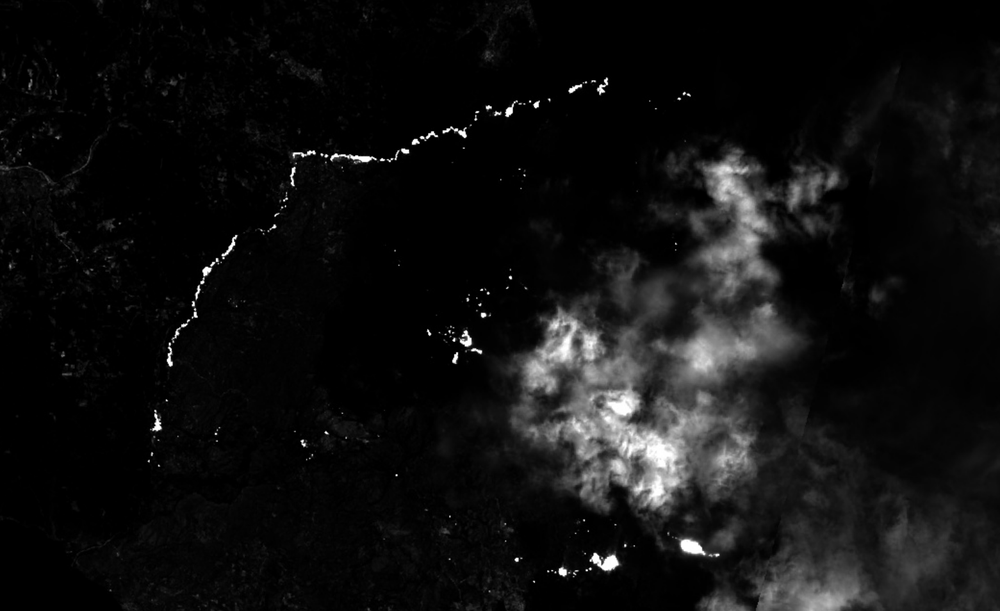
#> input picture gamma.png, 1000 x 611 px, shrunk from 1561 x 954 before the run
$ jupyter execute 'Basic Processing Practices.ipynb'
#> lines starting #> are read from the running program, lines starting #| are printed output that depends on the picture; after the words box and inside, x2 and y2 are one past the last pixel; in counts of white or black regions, pixels touching at a corner belong together
[cell 1]
import numpy as np
import matplotlib.pyplot as plt
import cv2

[cell 2]
image = cv2.imread('gamma.png')
#> image is the input picture: shape (611, 1000, 3); min 0, max 255, mean 15.9
fire = cv2.imread('fire.png')
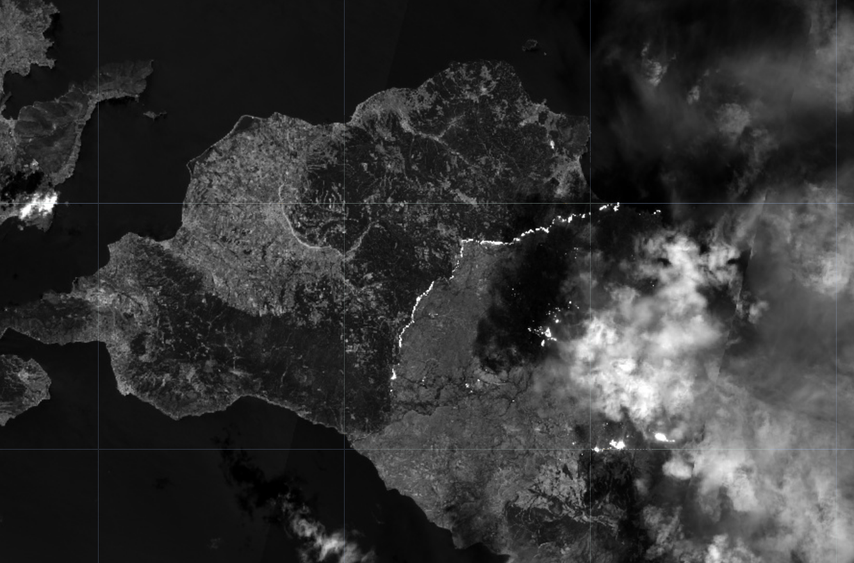
#> input picture fire.png, 854 x 563 px, shrunk from 1333 x 879 before the run
#> fire is the input picture: shape (563, 854, 3); mean B, G, R 51.9, 51.8, 51.8
image = cv2.cvtColor(image, cv2.COLOR_BGR2RGB)
gray = cv2.cvtColor(image, cv2.COLOR_RGB2GRAY)

f, (ax1,ax2) = plt.subplots(1, 2, figsize=(10,5))
ax1.imshow(fire)
ax2.imshow(gray, cmap='gray')
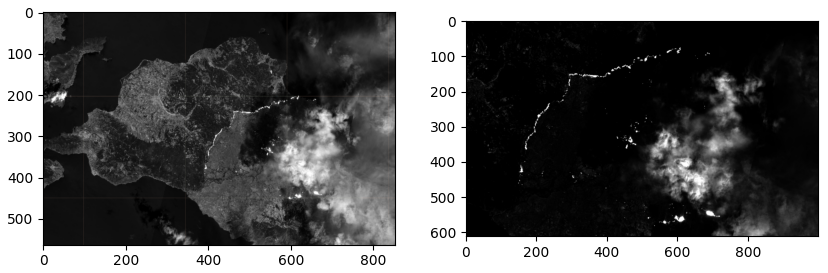
#> figure drawn by matplotlib, 2 panels; B, G, R data is drawn as R, G, B

[cell 3]
# low pass spatial filter
# gaussian filters for blurring
gray_blur = cv2.GaussianBlur(gray, (17, 17), cv2.BORDER_DEFAULT)

f, (ax1,ax2) = plt.subplots(1, 2, figsize=(10,5))
ax1.imshow(gray, cmap='gray')
ax2.imshow(gray_blur, cmap='gray')
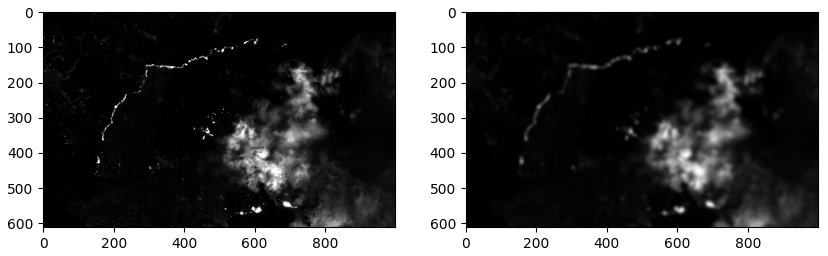
#> figure drawn by matplotlib, 2 panels

[cell 4]
# high pass spatial filters
# sobel filters for edge detection
sobel_y = np.array([[ -1, -2, -1],
                   [ 0, 0, 0],
                   [ 1, 2, 1]])

sobel_x = np.array([[ -1, 0, 1],
                   [ -2, 0, 2],
                   [ -1, 0, 1]])

# Filter the image using filter2D, which has inputs: (grayscale image, bit-depth, kernel)
filtered_image_x = cv2.filter2D(gray, -1, sobel_x)
filtered_image_y = cv2.filter2D(gray, -1, sobel_y)
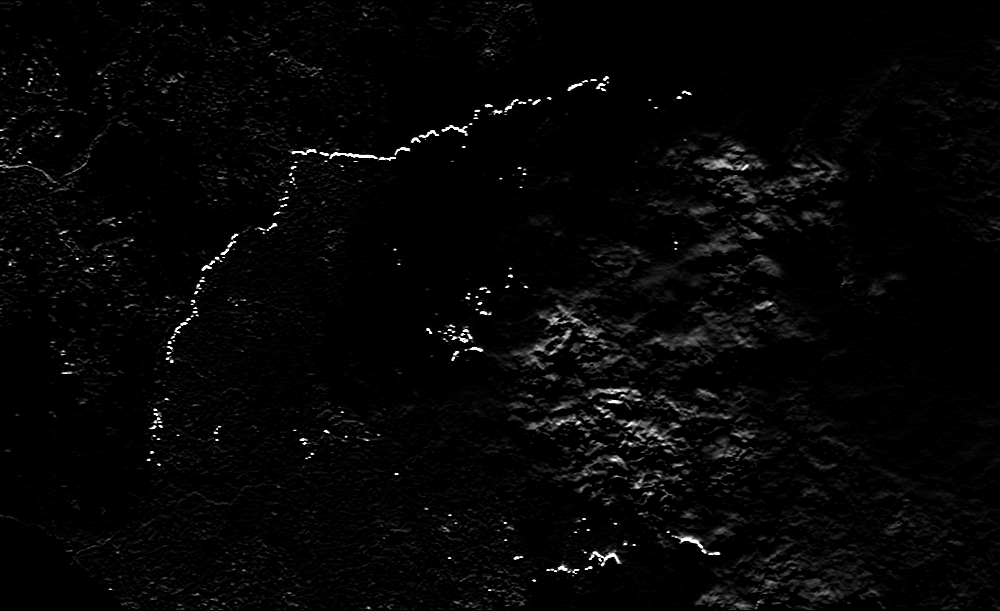
#> filtered_image_y: shape (611, 1000); min 0, max 255, mean 5.8

f, (ax1,ax2) = plt.subplots(1, 2, figsize=(10,5))
ax1.imshow(filtered_image_x, cmap='gray')
ax2.imshow(filtered_image_y, cmap='gray')

[cell 5]
# high pass spatial filter
# canny filter to itensify gradients

wide = cv2.Canny(gray, 30, 100)
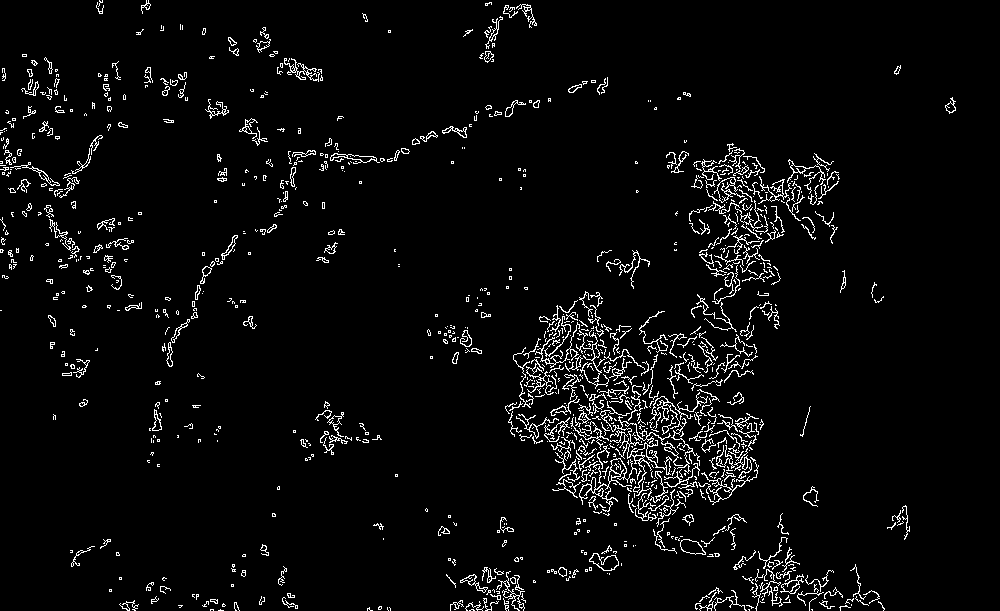
#> wide: shape (611, 1000); 4% white in thin lines or dots
tight = cv2.Canny(gray, 230, 250)
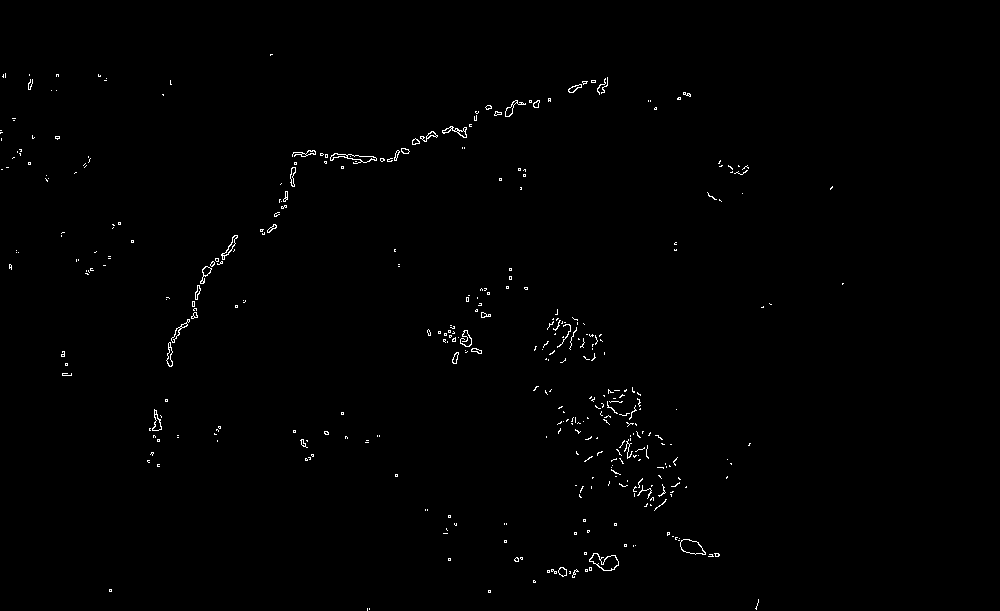
#> tight: shape (611, 1000); 0.64% white in thin lines or dots, all inside (x1, y1, x2, y2) = (0, 54, 844, 611)

f, (ax1,ax2) = plt.subplots(1, 2, figsize=(10,5))
ax1.imshow(tight, cmap='gray')
ax2.imshow(wide, cmap='gray')

[cell 6]
#morphological operations
kernel = np.ones((5,5),np.uint8)

erosion = cv2.erode(gray,kernel,iterations = 1)
dilation = cv2.dilate(gray,kernel,iterations = 1)
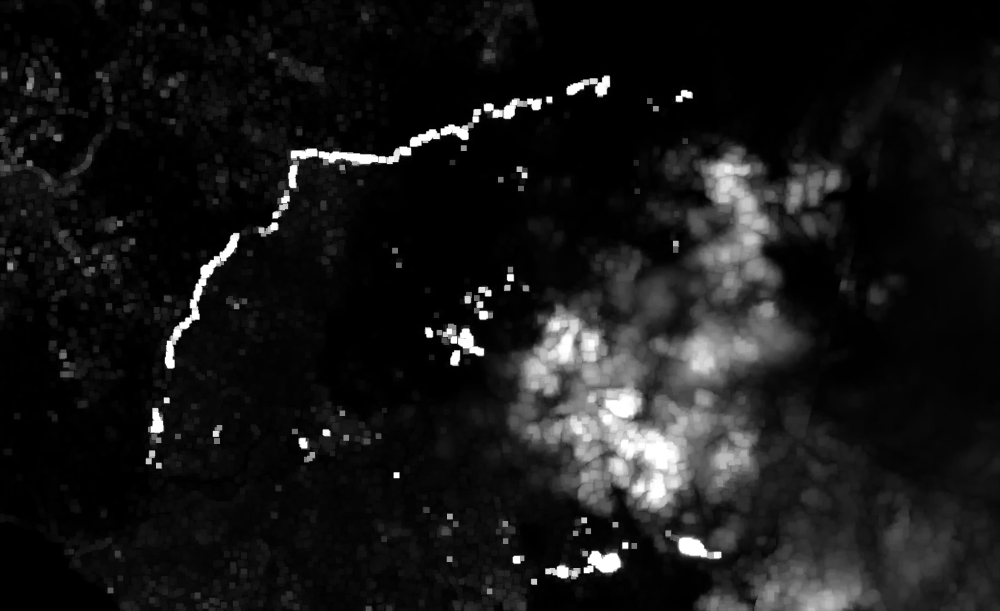
#> dilation: shape (611, 1000); min 0, max 255, mean 23.7
opening = cv2.morphologyEx(gray, cv2.MORPH_OPEN, kernel)
closing = cv2.morphologyEx(gray, cv2.MORPH_CLOSE, kernel)
gradient = cv2.morphologyEx(gray, cv2.MORPH_GRADIENT, kernel)
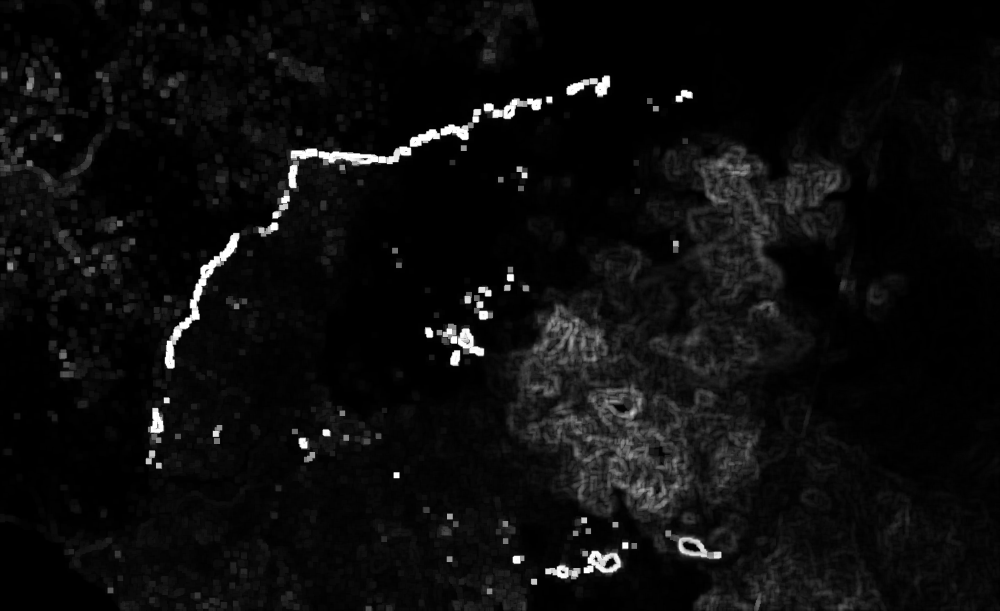
#> gradient: shape (611, 1000); min 0, max 255, mean 12.6
tophat = cv2.morphologyEx(gray, cv2.MORPH_TOPHAT, kernel)
blackhat = cv2.morphologyEx(gray, cv2.MORPH_BLACKHAT, kernel)


fig = plt.figure(figsize=(20, 5))
rows = 2
columns = 4
fig.add_subplot(rows, columns, 1)

plt.imshow(gray, cmap = 'gray')
plt.axis('off')
plt.title("original")
fig.add_subplot(rows, columns, 2)
plt.imshow(erosion, cmap = 'gray')
plt.axis('off')
plt.title("erosion")
fig.add_subplot(rows, columns, 3)
plt.imshow(dilation, cmap = 'gray')
plt.axis('off')
plt.title("dilation")
fig.add_subplot(rows, columns, 4)
plt.imshow(opening, cmap = 'gray')
plt.axis('off')
plt.title("opening")
fig.add_subplot(rows, columns, 5)
plt.imshow(closing, cmap = 'gray')
plt.axis('off')
plt.title("closing")
fig.add_subplot(rows, columns, 6)
plt.imshow(gradient, cmap = 'gray')
plt.axis('off')
plt.title("gradient")
fig.add_subplot(rows, columns, 7)
plt.imshow(tophat, cmap = 'gray')
plt.axis('off')
plt.title("tophat")
fig.add_subplot(rows, columns, 8)
plt.imshow(blackhat, cmap = 'gray')
plt.axis('off')
plt.title("blackhat")

[cell 7]
def ft_image(norm_image):
    '''This function takes in a normalized, grayscale image
       and returns a frequency spectrum transform of that image. '''
    f = np.fft.fft2(norm_image)
    fshift = np.fft.fftshift(f)
    frequency_tx = 20 * np.log(np.abs(fshift))
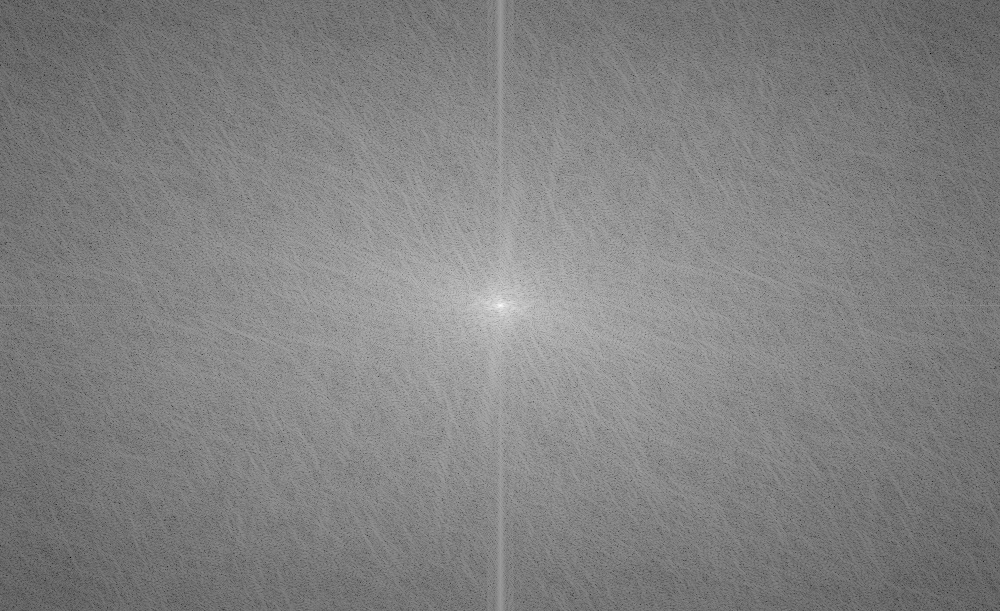
#> frequency_tx: shape (611, 1000) float64; min -128.5, max 210.9, mean 44.4; drawn with min black and max white

    return frequency_tx


freq_fire = ft_image(gray/255.0)

f, (ax1,ax2) = plt.subplots(1, 2, figsize=(10,5))
ax1.imshow(gray, cmap='gray')
ax2.imshow(freq_fire, cmap='gray')
